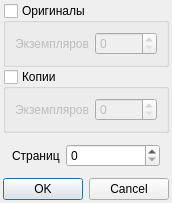
<?xml version="1.0" encoding="UTF-8"?>
<ui version="4.0">
 <class>DocumentMetadata</class>
 <widget class="QDialog" name="DocumentMetadata">
  <property name="geometry">
   <rect>
    <x>0</x>
    <y>0</y>
    <width>162</width>
    <height>179</height>
   </rect>
  </property>
  <property name="windowTitle">
   <string>Документ</string>
  </property>
  <layout class="QVBoxLayout" name="verticalLayout">
   <property name="spacing">
    <number>2</number>
   </property>
   <property name="leftMargin">
    <number>3</number>
   </property>
   <property name="topMargin">
    <number>3</number>
   </property>
   <property name="rightMargin">
    <number>3</number>
   </property>
   <property name="bottomMargin">
    <number>3</number>
   </property>
   <item>
    <widget class="QGroupBox" name="gBox_Original">
     <property name="title">
      <string>Оригиналы</string>
     </property>
     <property name="flat">
      <bool>false</bool>
     </property>
     <property name="checkable">
      <bool>true</bool>
     </property>
     <property name="checked">
      <bool>false</bool>
     </property>
     <layout class="QFormLayout" name="formLayout">
      <property name="fieldGrowthPolicy">
       <enum>QFormLayout::AllNonFixedFieldsGrow</enum>
      </property>
      <item row="0" column="0">
       <widget class="QLabel" name="lb_OriginalNumber">
        <property name="text">
         <string>Экземпляров</string>
        </property>
       </widget>
      </item>
      <item row="0" column="1">
       <widget class="QSpinBox" name="spBox_OriginalNumber">
        <property name="maximum">
         <number>9999</number>
        </property>
       </widget>
      </item>
     </layout>
    </widget>
   </item>
   <item>
    <widget class="QGroupBox" name="gBox_Copy">
     <property name="title">
      <string>Копии</string>
     </property>
     <property name="checkable">
      <bool>true</bool>
     </property>
     <property name="checked">
      <bool>false</bool>
     </property>
     <layout class="QFormLayout" name="formLayout_2">
      <item row="0" column="0">
       <widget class="QLabel" name="lb_CopyNumber">
        <property name="text">
         <string>Экземпляров</string>
        </property>
       </widget>
      </item>
      <item row="0" column="1">
       <widget class="QSpinBox" name="spBox_CopyNumber">
        <property name="maximum">
         <number>9999</number>
        </property>
       </widget>
      </item>
     </layout>
    </widget>
   </item>
   <item>
    <widget class="QWidget" name="widget" native="true">
     <layout class="QFormLayout" name="formLayout_3">
      <item row="0" column="0">
       <widget class="QLabel" name="lb_Pages">
        <property name="text">
         <string>Страниц</string>
        </property>
       </widget>
      </item>
      <item row="0" column="1">
       <widget class="QSpinBox" name="spBox_Pages">
        <property name="maximum">
         <number>9999</number>
        </property>
       </widget>
      </item>
     </layout>
    </widget>
   </item>
   <item>
    <widget class="QDialogButtonBox" name="buttonBox">
     <property name="orientation">
      <enum>Qt::Horizontal</enum>
     </property>
     <property name="standardButtons">
      <set>QDialogButtonBox::Cancel|QDialogButtonBox::Ok</set>
     </property>
    </widget>
   </item>
  </layout>
 </widget>
 <tabstops>
  <tabstop>buttonBox</tabstop>
  <tabstop>gBox_Original</tabstop>
  <tabstop>spBox_OriginalNumber</tabstop>
  <tabstop>gBox_Copy</tabstop>
  <tabstop>spBox_CopyNumber</tabstop>
  <tabstop>spBox_Pages</tabstop>
 </tabstops>
 <resources/>
 <connections>
  <connection>
   <sender>buttonBox</sender>
   <signal>accepted()</signal>
   <receiver>DocumentMetadata</receiver>
   <slot>accept()</slot>
   <hints>
    <hint type="sourcelabel">
     <x>248</x>
     <y>254</y>
    </hint>
    <hint type="destinationlabel">
     <x>157</x>
     <y>274</y>
    </hint>
   </hints>
  </connection>
  <connection>
   <sender>buttonBox</sender>
   <signal>rejected()</signal>
   <receiver>DocumentMetadata</receiver>
   <slot>reject()</slot>
   <hints>
    <hint type="sourcelabel">
     <x>316</x>
     <y>260</y>
    </hint>
    <hint type="destinationlabel">
     <x>286</x>
     <y>274</y>
    </hint>
   </hints>
  </connection>
 </connections>
</ui>
